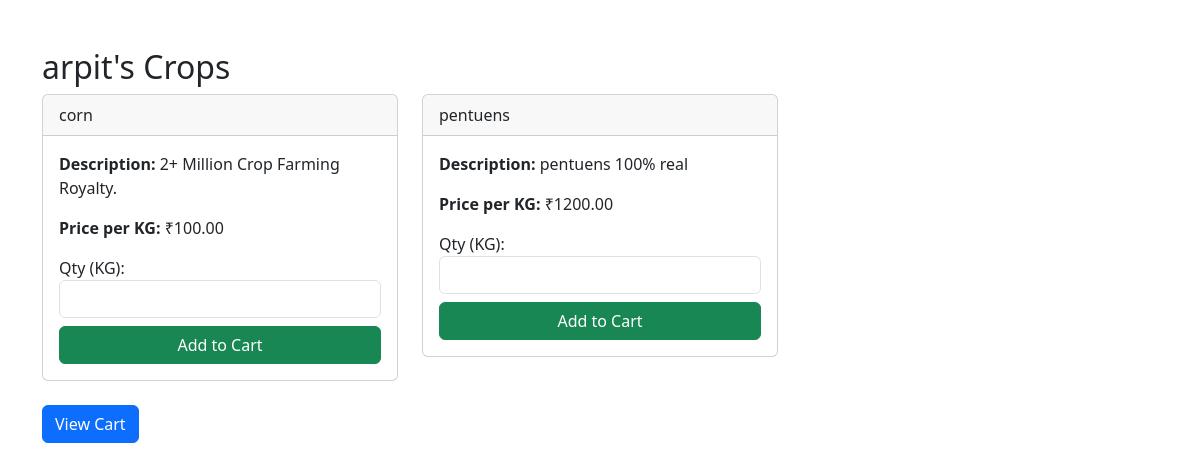
Screenshot of /farmer_crops.php?farmer_id=1 with the database file from the repository.
### tables this page shows
CREATE TABLE `farmers` (
  `id` int(11) NOT NULL,
  `name` varchar(100) DEFAULT NULL,
  `email` varchar(100) DEFAULT NULL,
  `password` varchar(255) DEFAULT NULL,
  `location` varchar(100) DEFAULT NULL,
  `bio` text DEFAULT NULL,
  `certification_status` enum('pending','verified','rejected') DEFAULT NULL,
  `certification_doc` varchar(255) DEFAULT NULL,
  `insurance_doc` varchar(255) DEFAULT NULL,
  `crop_certification` varchar(255) NOT NULL,
  `otp` varchar(6) DEFAULT '0',
  `is_verified` tinyint(1) DEFAULT 0,
  `pass_key` varchar(6) DEFAULT NULL
);

CREATE TABLE `crops` (
  `id` int(11) NOT NULL,
  `farmer_id` int(11) DEFAULT NULL,
  `name` varchar(100) DEFAULT NULL,
  `description` text DEFAULT NULL,
  `image` varchar(255) DEFAULT NULL,
  `season` varchar(50) DEFAULT NULL,
  `price_per_kg` decimal(10,2) DEFAULT NULL,
  `video` varchar(255) DEFAULT NULL,
  `insurance_status` enum('insured','not_insured') DEFAULT NULL,
  `certificate_available` tinyint(1) DEFAULT 0
);

### farmer_crops.php (the view, shortened to what this page needs)
<?php
require 'config.php';
$farmer_id = $_GET['farmer_id'];
$stmt = $conn->prepare("SELECT name FROM farmers WHERE id = ?");
$stmt->execute([$farmer_id]);
$farmer = $stmt->fetch();
$stmt = $conn->prepare("SELECT * FROM crops WHERE farmer_id = ?");
$stmt->execute([$farmer_id]);
$crops = $stmt->fetchAll();
?>
<!DOCTYPE html>
<html>
<head>
    <link rel="stylesheet" href="https://cdn.jsdelivr.net/npm/bootstrap@5.3.0/dist/css/bootstrap.min.css">
</head>
<body>
<div class="container mt-5">
    <h2><?= htmlspecialchars($farmer['name']) ?>'s Crops</h2>
    <div class="row">
        <?php foreach ($crops as $crop): ?>
            <div class="col-md-4">
                <div class="card mb-4">
                    <div class="card-header">
                        <?= htmlspecialchars($crop['name']) ?>
                    </div>
                    <div class="card-body">
                        <p><strong>Description:</strong> <?= htmlspecialchars($crop['description']) ?></p>
                        <p><strong>Price per KG:</strong> ₹<?= $crop['price_per_kg'] ?></p>
                        <form method="post" action="add_to_cart.php">
                            <label for="qty">Qty (KG):</label>
                            <input type="number" name="qty" min="1" required class="form-control mb-2">
                            <button type="submit" class="btn btn-success w-100">Add to Cart</button>
                        </form>
                    </div>
                </div>
            </div>
        <?php endforeach; ?>
    </div>
    <a href="view_cart.php" class="btn btn-primary">View Cart</a>
</div>
</body>
</html>

### rows the page displays
farmers: name "arpit"
crops: name "corn", description "2+ Million Crop Farming Royalty.", price_per_kg "100.00"
crops: name "pentuens", description "pentuens 100% real", price_per_kg "1200.00"
